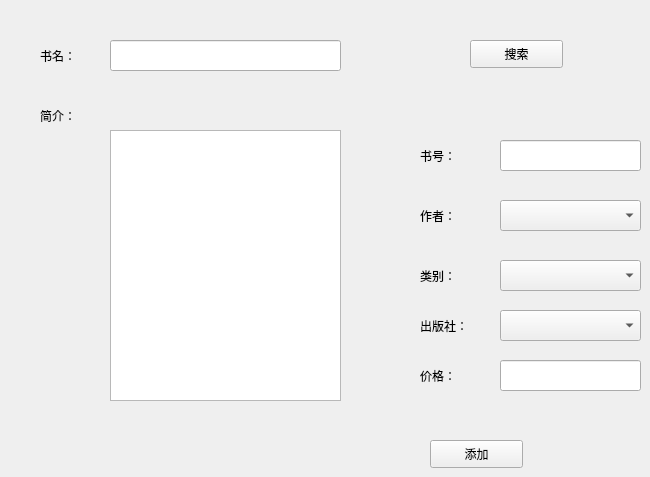
      <widget class="QWidget" name="widget">
       <attribute name="title">
        <string>添加书籍</string>
       </attribute>
       <widget class="QLineEdit" name="book_name">
        <property name="geometry">
         <rect>
          <x>110</x>
          <y>40</y>
          <width>231</width>
          <height>31</height>
         </rect>
        </property>
       </widget>
       <widget class="QLabel" name="label_9">
        <property name="geometry">
         <rect>
          <x>420</x>
          <y>350</y>
          <width>81</width>
          <height>51</height>
         </rect>
        </property>
        <property name="text">
         <string>价格：</string>
        </property>
       </widget>
       <widget class="QLabel" name="label_6">
        <property name="geometry">
         <rect>
          <x>420</x>
          <y>190</y>
          <width>81</width>
          <height>51</height>
         </rect>
        </property>
        <property name="text">
         <string>作者：</string>
        </property>
       </widget>
       <widget class="QLabel" name="label">
        <property name="geometry">
         <rect>
          <x>40</x>
          <y>30</y>
          <width>81</width>
          <height>51</height>
         </rect>
        </property>
        <property name="text">
         <string>书名：</string>
        </property>
       </widget>
       <widget class="QLineEdit" name="book_number">
        <property name="geometry">
         <rect>
          <x>500</x>
          <y>140</y>
          <width>141</width>
          <height>31</height>
         </rect>
        </property>
       </widget>
       <widget class="QTextEdit" name="book_introduce">
        <property name="geometry">
         <rect>
          <x>110</x>
          <y>130</y>
          <width>231</width>
          <height>271</height>
         </rect>
        </property>
       </widget>
       <widget class="QComboBox" name="comboBox">
        <property name="geometry">
         <rect>
          <x>500</x>
          <y>200</y>
          <width>141</width>
          <height>31</height>
         </rect>
        </property>
       </widget>
       <widget class="QLineEdit" name="book_price">
        <property name="geometry">
         <rect>
          <x>500</x>
          <y>360</y>
          <width>141</width>
          <height>31</height>
         </rect>
        </property>
       </widget>
       <widget class="QPushButton" name="add_book_reserch_button">
        <property name="geometry">
         <rect>
          <x>470</x>
          <y>40</y>
          <width>93</width>
          <height>28</height>
         </rect>
        </property>
        <property name="text">
         <string>搜索</string>
        </property>
       </widget>
       <widget class="QComboBox" name="comboBox_2">
        <property name="geometry">
         <rect>
          <x>500</x>
          <y>260</y>
          <width>141</width>
          <height>31</height>
         </rect>
        </property>
       </widget>
       <widget class="QLabel" name="label_2">
        <property name="geometry">
         <rect>
          <x>40</x>
          <y>90</y>
          <width>81</width>
          <height>51</height>
         </rect>
        </property>
        <property name="text">
         <string>简介：</string>
        </property>
       </widget>
       <widget class="QLabel" name="label_8">
        <property name="geometry">
         <rect>
          <x>420</x>
          <y>300</y>
          <width>81</width>
          <height>51</height>
         </rect>
        </property>
        <property name="text">
         <string>出版社：</string>
        </property>
       </widget>
       <widget class="QComboBox" name="comboBox_3">
        <property name="geometry">
         <rect>
          <x>500</x>
          <y>310</y>
          <width>141</width>
          <height>31</height>
         </rect>
        </property>
       </widget>
       <widget class="QLabel" name="label_7">
        <property name="geometry">
         <rect>
          <x>420</x>
          <y>250</y>
          <width>81</width>
          <height>51</height>
         </rect>
        </property>
        <property name="text">
         <string>类别：</string>
        </property>
       </widget>
       <widget class="QLabel" name="label_5">
        <property name="geometry">
         <rect>
          <x>420</x>
          <y>130</y>
          <width>81</width>
          <height>51</height>
         </rect>
        </property>
        <property name="text">
         <string>书号：</string>
        </property>
       </widget>
       <widget class="QPushButton" name="add_book_button">
        <property name="geometry">
         <rect>
          <x>430</x>
          <y>440</y>
          <width>93</width>
          <height>28</height>
         </rect>
        </property>
        <property name="text">
         <string>添加</string>
        </property>
       </widget>
      </widget>
